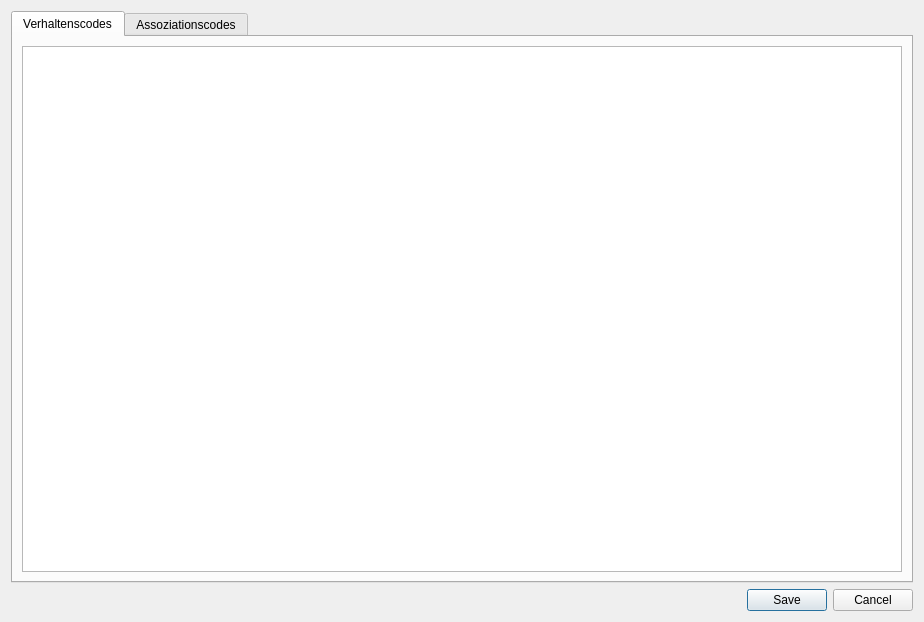
<?xml version="1.0" encoding="UTF-8"?>
<ui version="4.0">
 <class>dlgStuk4Codes</class>
 <widget class="QDialog" name="dlgStuk4Codes">
  <property name="geometry">
   <rect>
    <x>0</x>
    <y>0</y>
    <width>924</width>
    <height>622</height>
   </rect>
  </property>
  <property name="windowTitle">
   <string>StUK4 Verhaltens- und Assoziationscodes</string>
  </property>
  <layout class="QGridLayout" name="gridLayout">
   <item row="0" column="0">
    <widget class="QTabWidget" name="tabStuk4Codes">
     <property name="currentIndex">
      <number>0</number>
     </property>
     <widget class="QWidget" name="tabStuk4Beh">
      <attribute name="title">
       <string>Verhaltenscodes</string>
      </attribute>
      <layout class="QGridLayout" name="gridLayout_2">
       <item row="0" column="0">
        <widget class="QTableView" name="tbvStuk4Beh">
         <property name="autoScroll">
          <bool>false</bool>
         </property>
         <property name="editTriggers">
          <set>QAbstractItemView::NoEditTriggers</set>
         </property>
         <property name="alternatingRowColors">
          <bool>true</bool>
         </property>
         <property name="selectionMode">
          <enum>QAbstractItemView::MultiSelection</enum>
         </property>
         <property name="selectionBehavior">
          <enum>QAbstractItemView::SelectRows</enum>
         </property>
         <property name="horizontalScrollMode">
          <enum>QAbstractItemView::ScrollPerPixel</enum>
         </property>
         <property name="sortingEnabled">
          <bool>false</bool>
         </property>
         <attribute name="horizontalHeaderHighlightSections">
          <bool>false</bool>
         </attribute>
         <attribute name="horizontalHeaderShowSortIndicator" stdset="0">
          <bool>false</bool>
         </attribute>
         <attribute name="horizontalHeaderStretchLastSection">
          <bool>false</bool>
         </attribute>
         <attribute name="verticalHeaderVisible">
          <bool>false</bool>
         </attribute>
        </widget>
       </item>
      </layout>
     </widget>
     <widget class="QWidget" name="tabStuk4Ass">
      <attribute name="title">
       <string>Assoziationscodes</string>
      </attribute>
      <layout class="QGridLayout" name="gridLayout_3">
       <item row="0" column="0">
        <widget class="QTableView" name="tbvStuk4Ass">
         <property name="autoScroll">
          <bool>false</bool>
         </property>
         <property name="editTriggers">
          <set>QAbstractItemView::NoEditTriggers</set>
         </property>
         <property name="alternatingRowColors">
          <bool>true</bool>
         </property>
         <property name="selectionMode">
          <enum>QAbstractItemView::MultiSelection</enum>
         </property>
         <property name="selectionBehavior">
          <enum>QAbstractItemView::SelectRows</enum>
         </property>
         <property name="textElideMode">
          <enum>Qt::ElideRight</enum>
         </property>
         <property name="verticalScrollMode">
          <enum>QAbstractItemView::ScrollPerItem</enum>
         </property>
         <property name="horizontalScrollMode">
          <enum>QAbstractItemView::ScrollPerPixel</enum>
         </property>
         <property name="gridStyle">
          <enum>Qt::SolidLine</enum>
         </property>
         <property name="sortingEnabled">
          <bool>false</bool>
         </property>
         <attribute name="horizontalHeaderHighlightSections">
          <bool>false</bool>
         </attribute>
         <attribute name="horizontalHeaderShowSortIndicator" stdset="0">
          <bool>false</bool>
         </attribute>
         <attribute name="horizontalHeaderStretchLastSection">
          <bool>false</bool>
         </attribute>
         <attribute name="verticalHeaderVisible">
          <bool>false</bool>
         </attribute>
        </widget>
       </item>
      </layout>
     </widget>
    </widget>
   </item>
   <item row="1" column="0">
    <widget class="QDialogButtonBox" name="btbStuk4Codes">
     <property name="orientation">
      <enum>Qt::Horizontal</enum>
     </property>
     <property name="standardButtons">
      <set>QDialogButtonBox::Cancel|QDialogButtonBox::Save</set>
     </property>
    </widget>
   </item>
  </layout>
 </widget>
 <resources/>
 <connections>
  <connection>
   <sender>btbStuk4Codes</sender>
   <signal>accepted()</signal>
   <receiver>dlgStuk4Codes</receiver>
   <slot>accept()</slot>
   <hints>
    <hint type="sourcelabel">
     <x>248</x>
     <y>254</y>
    </hint>
    <hint type="destinationlabel">
     <x>157</x>
     <y>274</y>
    </hint>
   </hints>
  </connection>
  <connection>
   <sender>btbStuk4Codes</sender>
   <signal>rejected()</signal>
   <receiver>dlgStuk4Codes</receiver>
   <slot>reject()</slot>
   <hints>
    <hint type="sourcelabel">
     <x>316</x>
     <y>260</y>
    </hint>
    <hint type="destinationlabel">
     <x>286</x>
     <y>274</y>
    </hint>
   </hints>
  </connection>
 </connections>
</ui>
